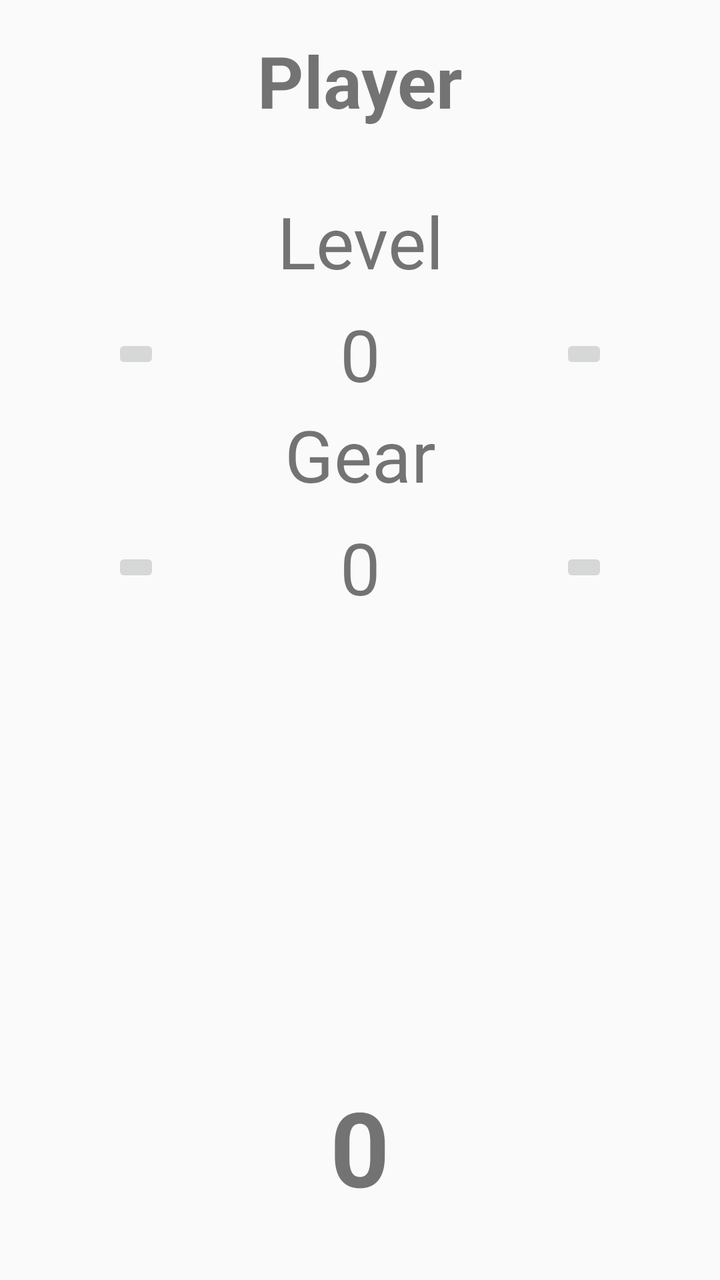
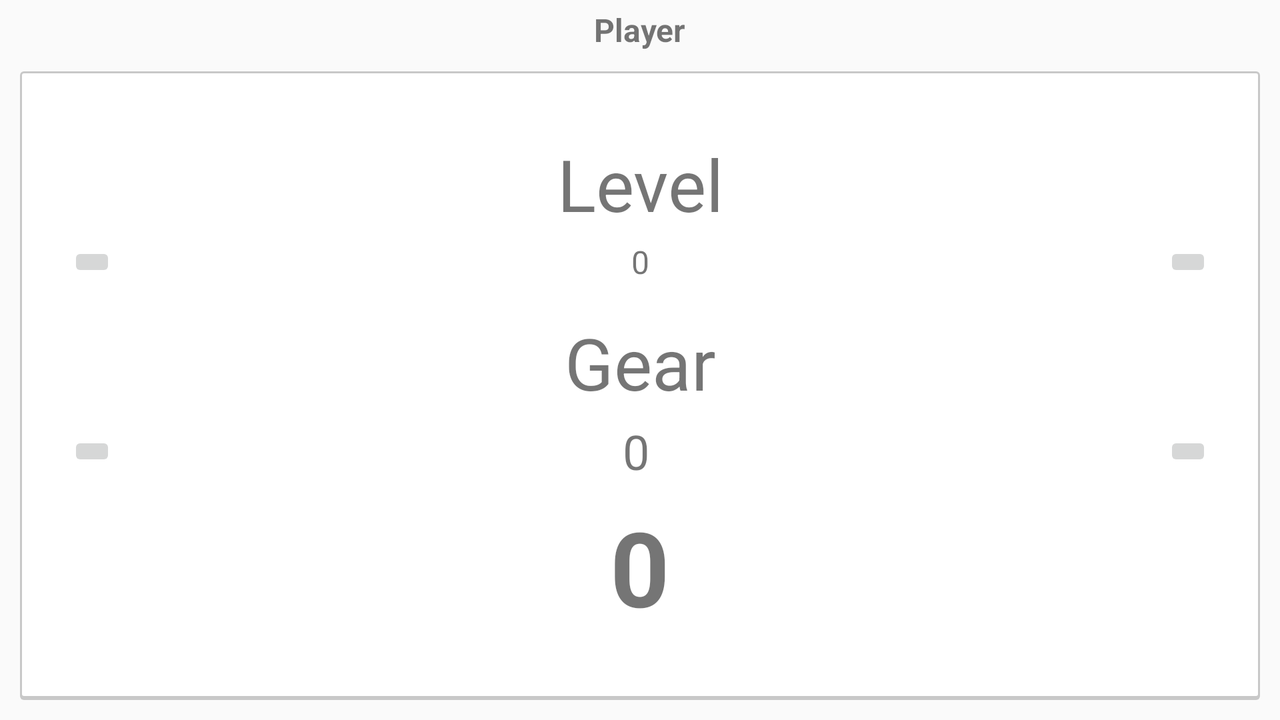

The same Android screen from two of the app's own layout files: first res/layout/ as a phone draws it, then the repository's variant for another configuration, drawn on a device whose configuration selects that folder. Both files follow.
<!-- AndroidManifest.xml: application theme AppTheme -->
<!-- res/layout/activity_player.xml -->
<?xml version="1.0" encoding="utf-8"?>
<android.support.constraint.ConstraintLayout xmlns:android="http://schemas.android.com/apk/res/android"
    xmlns:app="http://schemas.android.com/apk/res-auto"
    xmlns:tools="http://schemas.android.com/tools"
    android:orientation="vertical"
    android:layout_width="match_parent"
    android:layout_height="match_parent">

    <TextView
        android:layout_width="wrap_content"
        android:layout_height="wrap_content"
        android:id="@+id/tvLevel"
        android:textSize="36sp"
        android:layout_marginTop="8dp"
        app:layout_constraintTop_toBottomOf="@+id/tvLevelLabel"
        app:layout_constraintRight_toLeftOf="@+id/btnAddLevel"
        android:layout_marginEnd="8dp"
        android:layout_marginStart="8dp"
        app:layout_constraintLeft_toRightOf="@+id/btnRemoveLevel"
        tools:text="0" />

    <ImageButton
        android:layout_width="wrap_content"
        android:layout_height="wrap_content"
        app:srcCompat="@drawable/ic_remove_black_36dp"
        android:id="@+id/btnRemoveLevel"
        android:layout_marginStart="56dp"
        app:layout_constraintLeft_toLeftOf="parent"
        app:layout_constraintBottom_toBottomOf="@+id/tvLevel"
        app:layout_constraintTop_toTopOf="@+id/tvLevel" />

    <ImageButton
        android:layout_width="wrap_content"
        android:layout_height="wrap_content"
        app:srcCompat="@drawable/ic_add_black_36dp"
        android:id="@+id/btnAddLevel"
        android:layout_marginEnd="56dp"
        app:layout_constraintRight_toRightOf="parent"
        app:layout_constraintBottom_toBottomOf="@+id/tvLevel"
        app:layout_constraintTop_toTopOf="@+id/tvLevel" />

    <TextView
        android:text="@string/level"
        android:layout_width="wrap_content"
        android:layout_height="wrap_content"
        android:id="@+id/tvLevelLabel"
        android:textSize="36sp"
        app:layout_constraintRight_toRightOf="parent"
        android:layout_marginEnd="16dp"
        android:layout_marginStart="16dp"
        app:layout_constraintLeft_toLeftOf="parent"
        android:layout_marginTop="32dp"
        app:layout_constraintTop_toBottomOf="@+id/tvName" />

    <TextView
        android:layout_width="wrap_content"
        android:layout_height="wrap_content"
        android:id="@+id/tvName"
        tools:text="Player"
        android:textSize="36sp"
        android:textStyle="bold"
        app:layout_constraintRight_toRightOf="parent"
        android:layout_marginTop="16dp"
        app:layout_constraintLeft_toLeftOf="parent"
        app:layout_constraintTop_toTopOf="parent" />

    <TextView
        android:layout_width="wrap_content"
        android:layout_height="wrap_content"
        android:id="@+id/tvTotalLevel"
        tools:text="0"
        android:textSize="52sp"
        android:textStyle="bold"
        android:layout_marginStart="16dp"
        app:layout_constraintLeft_toLeftOf="parent"
        android:layout_marginEnd="16dp"
        app:layout_constraintRight_toRightOf="parent"
        app:layout_constraintBottom_toBottomOf="parent"
        android:layout_marginBottom="32dp" />

    <TextView
        android:text="@string/gear"
        android:layout_width="wrap_content"
        android:layout_height="wrap_content"
        android:id="@+id/tvGearLabel"
        android:textSize="36sp"
        app:layout_constraintRight_toRightOf="parent"
        android:layout_marginTop="16dp"
        app:layout_constraintTop_toBottomOf="@+id/btnAddLevel"
        app:layout_constraintLeft_toLeftOf="parent" />

    <TextView
        tools:text="0"
        android:layout_width="wrap_content"
        android:layout_height="wrap_content"
        android:id="@+id/tvGear"
        android:textSize="36sp"
        android:layout_marginTop="8dp"
        app:layout_constraintTop_toBottomOf="@+id/tvGearLabel"
        app:layout_constraintRight_toRightOf="@+id/tvLevel" />

    <ImageButton
        android:layout_width="wrap_content"
        android:layout_height="wrap_content"
        app:srcCompat="@drawable/ic_remove_black_36dp"
        android:id="@+id/btnRemoveGear"
        app:layout_constraintTop_toTopOf="@+id/tvGear"
        android:layout_marginStart="56dp"
        app:layout_constraintLeft_toLeftOf="parent"
        app:layout_constraintBottom_toBottomOf="@+id/tvGear" />

    <ImageButton
        android:layout_width="wrap_content"
        android:layout_height="wrap_content"
        app:srcCompat="@drawable/ic_add_black_36dp"
        android:id="@+id/btnAddGear"
        android:layout_marginEnd="56dp"
        app:layout_constraintRight_toRightOf="parent"
        app:layout_constraintTop_toTopOf="@+id/tvGear"
        app:layout_constraintBottom_toBottomOf="@+id/tvGear" />

</android.support.constraint.ConstraintLayout>
<!-- resources referenced by this layout -->
<resources>
  <string name="gear">Gear</string>
  <string name="level">Level</string>
  <style name="AppTheme" parent="Theme.AppCompat.Light.DarkActionBar">
          
          <item name="colorPrimary">@color/colorPrimary</item>
          <item name="colorPrimaryDark">@color/colorPrimaryDark</item>
          <item name="colorAccent">@color/colorAccent</item>
      </style>
</resources>
<!-- res/layout-land/activity_player.xml (the repository's variant of the layout above) -->
<!-- drawn on the phone turned sideways -->
<?xml version="1.0" encoding="utf-8"?>

<android.support.constraint.ConstraintLayout xmlns:android="http://schemas.android.com/apk/res/android"
    xmlns:app="http://schemas.android.com/apk/res-auto"
    xmlns:tools="http://schemas.android.com/tools"
    android:orientation="vertical"
    android:layout_width="match_parent"
    android:layout_height="match_parent">

    <TextView
        android:layout_width="wrap_content"
        android:layout_height="wrap_content"
        android:id="@+id/tvName"
        tools:text="Player"
        android:textSize="16sp"
        android:textStyle="bold"
        app:layout_constraintRight_toRightOf="parent"
        android:layout_marginTop="4dp"
        app:layout_constraintLeft_toLeftOf="parent"
        app:layout_constraintTop_toTopOf="parent" />

    <android.support.constraint.ConstraintLayout
        android:orientation="vertical"
        android:id="@+id/clPlayerContent"
        android:layout_width="0dp"
        android:layout_height="0dp"
        android:layout_margin="10dp"
        android:background="@drawable/list_item_shadow"
        app:layout_constraintRight_toRightOf="parent"
        app:layout_constraintLeft_toLeftOf="parent"
        app:layout_constraintTop_toBottomOf="@+id/tvName"
        app:layout_constraintBottom_toBottomOf="parent">

        <TextView
            android:layout_width="wrap_content"
            android:layout_height="wrap_content"
            android:id="@+id/tvLevel"
            android:textSize="16sp"
            android:layout_marginTop="4dp"
            app:layout_constraintTop_toBottomOf="@+id/tvLevelLabel"
            app:layout_constraintRight_toLeftOf="@+id/btnAddLevel"
            android:layout_marginEnd="4dp"
            android:layout_marginStart="4dp"
            app:layout_constraintLeft_toRightOf="@+id/btnRemoveLevel"
            tools:text="0" />

        <ImageButton
            android:layout_width="wrap_content"
            android:layout_height="wrap_content"
            app:srcCompat="@drawable/ic_remove_black_36dp"
            android:id="@+id/btnRemoveLevel"
            android:layout_marginStart="24dp"
            app:layout_constraintLeft_toLeftOf="@+id/clPlayerContent"
            app:layout_constraintBottom_toBottomOf="@+id/tvLevel"
            app:layout_constraintTop_toTopOf="@+id/tvLevel" />

        <ImageButton
            android:layout_width="wrap_content"
            android:layout_height="wrap_content"
            app:srcCompat="@drawable/ic_add_black_36dp"
            android:id="@+id/btnAddLevel"
            android:layout_marginEnd="24dp"
            app:layout_constraintRight_toRightOf="@+id/clPlayerContent"
            app:layout_constraintBottom_toBottomOf="@+id/tvLevel"
            app:layout_constraintTop_toTopOf="@+id/tvLevel" />

        <TextView
            android:text="@string/level"
            android:layout_width="wrap_content"
            android:layout_height="wrap_content"
            android:id="@+id/tvLevelLabel"
            android:textSize="36sp"
            app:layout_constraintRight_toRightOf="@+id/clPlayerContent"
            android:layout_marginEnd="16dp"
            android:layout_marginStart="16dp"
            app:layout_constraintLeft_toLeftOf="@+id/clPlayerContent"
            android:layout_marginTop="32dp"
            app:layout_constraintTop_toTopOf="@+id/clPlayerContent" />

        <TextView
            android:layout_width="wrap_content"
            android:layout_height="wrap_content"
            android:id="@+id/tvTotalLevel"
            tools:text="0"
            android:textSize="52sp"
            android:textStyle="bold"
            android:layout_marginStart="16dp"
            app:layout_constraintLeft_toLeftOf="@+id/clPlayerContent"
            android:layout_marginEnd="16dp"
            app:layout_constraintRight_toRightOf="@+id/clPlayerContent"
            app:layout_constraintBottom_toBottomOf="@+id/clPlayerContent"
            android:layout_marginBottom="32dp" />

        <TextView
            android:text="@string/gear"
            android:layout_width="wrap_content"
            android:layout_height="wrap_content"
            android:id="@+id/tvGearLabel"
            android:textSize="36sp"
            app:layout_constraintRight_toRightOf="@+id/clPlayerContent"
            android:layout_marginTop="16dp"
            app:layout_constraintTop_toBottomOf="@+id/btnAddLevel"
            app:layout_constraintLeft_toLeftOf="@+id/clPlayerContent" />

        <TextView
            tools:text="0"
            android:layout_width="wrap_content"
            android:layout_height="wrap_content"
            android:id="@+id/tvGear"
            android:textSize="24sp"
            android:layout_marginTop="4dp"
            app:layout_constraintTop_toBottomOf="@+id/tvGearLabel"
            app:layout_constraintRight_toRightOf="@+id/tvLevel" />

        <ImageButton
            android:layout_width="wrap_content"
            android:layout_height="wrap_content"
            app:srcCompat="@drawable/ic_remove_black_36dp"
            android:id="@+id/btnRemoveGear"
            app:layout_constraintTop_toTopOf="@+id/tvGear"
            android:layout_marginStart="24dp"
            app:layout_constraintLeft_toLeftOf="@+id/clPlayerContent"
            app:layout_constraintBottom_toBottomOf="@+id/tvGear" />

        <ImageButton
            android:layout_width="wrap_content"
            android:layout_height="wrap_content"
            app:srcCompat="@drawable/ic_add_black_36dp"
            android:id="@+id/btnAddGear"
            android:layout_marginEnd="24dp"
            app:layout_constraintRight_toRightOf="@+id/clPlayerContent"
            app:layout_constraintTop_toTopOf="@+id/tvGear"
            app:layout_constraintBottom_toBottomOf="@+id/tvGear" />

    </android.support.constraint.ConstraintLayout>

</android.support.constraint.ConstraintLayout>
<!-- resources referenced by the variant -->
<!-- as the phone turned sideways resolves them -->
<resources>
  <!-- drawable list_item_shadow (drawable-hdpi) -->
  <?xml version="1.0" encoding="utf-8"?>
  
  <layer-list xmlns:android="http://schemas.android.com/apk/res/android">
      <item>
          <shape android:shape="rectangle">
              <solid android:color="#CABBBBBB"/>
              <corners android:radius="2dp" />
          </shape>
      </item>
  
      <item
          android:left="1dp"
          android:right="1dp"
          android:top="1dp"
          android:bottom="2dp">
          <shape android:shape="rectangle">
              <solid android:color="@android:color/white"/>
              <corners android:radius="1dp" />
          </shape>
      </item>
  </layer-list>
  <string name="gear">Gear</string>
  <string name="level">Level</string>
  <style name="AppTheme" parent="Theme.AppCompat.Light.DarkActionBar">
          
          <item name="colorPrimary">@color/colorPrimary</item>
          <item name="colorPrimaryDark">@color/colorPrimaryDark</item>
          <item name="colorAccent">@color/colorAccent</item>
      </style>
</resources>
